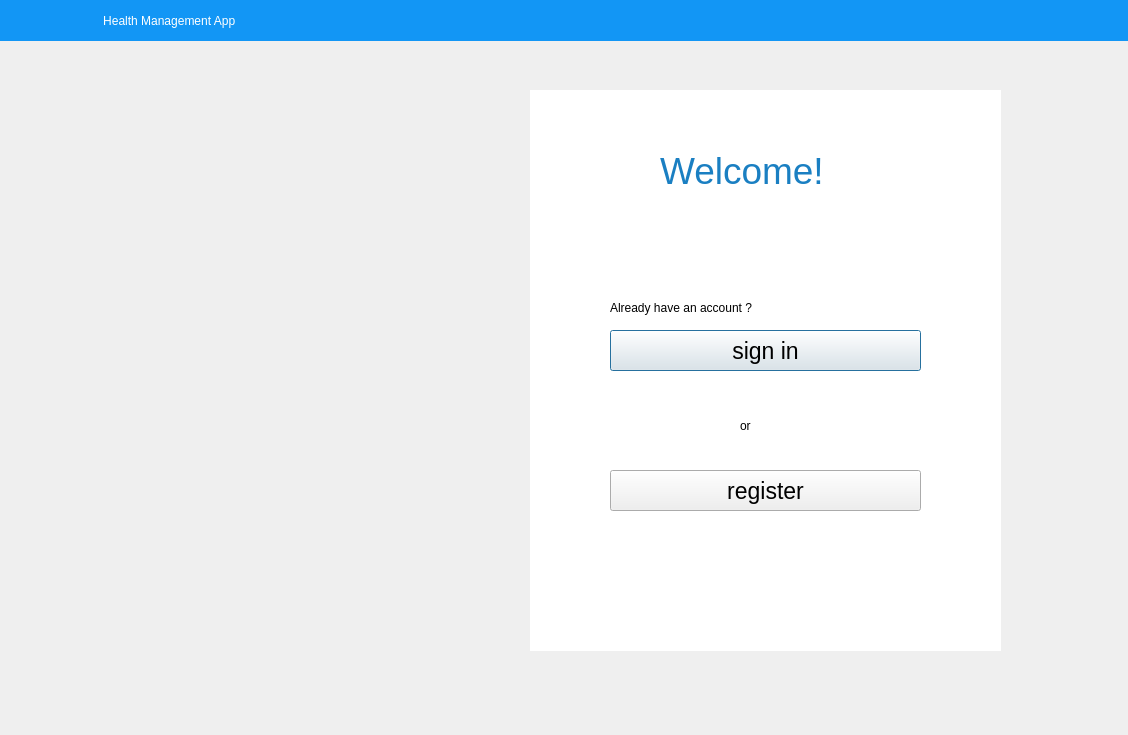
<?xml version="1.0" encoding="UTF-8"?>
<ui version="4.0">
 <class>Dialog</class>
 <widget class="QDialog" name="Dialog">
  <property name="geometry">
   <rect>
    <x>0</x>
    <y>0</y>
    <width>1128</width>
    <height>735</height>
   </rect>
  </property>
  <property name="minimumSize">
   <size>
    <width>1124</width>
    <height>735</height>
   </size>
  </property>
  <property name="windowTitle">
   <string>Dialog</string>
  </property>
  <widget class="QWidget" name="widget" native="true">
   <property name="geometry">
    <rect>
     <x>-10</x>
     <y>-10</y>
     <width>1141</width>
     <height>751</height>
    </rect>
   </property>
   <property name="styleSheet">
    <string notr="true">/*

QWidget#widget{
background-color:qlineargradient(spread:pad, x1:0, y1:0, x2:1, y2:0.994318, stop:0 rgba(0, 61, 101, 255), stop:1 rgba(255, 255, 255, 255))} */

QWidget#widget{
background-color: qlineargradient(spread:pad, x1:0, y1:0, x2:0.652, y2:0.897727, stop:0.243781 rgba(83, 187, 255, 255), stop:1 rgba(255, 179, 249, 255))};</string>
   </property>
   <widget class="QLabel" name="label_2">
    <property name="geometry">
     <rect>
      <x>670</x>
      <y>150</y>
      <width>211</width>
      <height>61</height>
     </rect>
    </property>
    <property name="font">
     <font>
      <family>MS Sans Serif</family>
      <pointsize>28</pointsize>
     </font>
    </property>
    <property name="styleSheet">
     <string notr="true">
color: rgb(26, 127, 194);</string>
    </property>
    <property name="text">
     <string>Welcome!</string>
    </property>
   </widget>
   <widget class="QPushButton" name="pushButton">
    <property name="geometry">
     <rect>
      <x>620</x>
      <y>340</y>
      <width>311</width>
      <height>41</height>
     </rect>
    </property>
    <property name="font">
     <font>
      <family>MS Sans Serif</family>
      <pointsize>17</pointsize>
      <weight>50</weight>
      <bold>false</bold>
     </font>
    </property>
    <property name="autoFillBackground">
     <bool>false</bool>
    </property>
    <property name="styleSheet">
     <string notr="true">

QPushButton {
background-color: rgb(4, 118, 159)
}

QPushButton:hover {
  background-color:rgb(0, 0, 0)
};

color:rgb(255, 255, 255)</string>
    </property>
    <property name="text">
     <string>sign in</string>
    </property>
    <property name="flat">
     <bool>false</bool>
    </property>
   </widget>
   <widget class="QPushButton" name="pushButton_2">
    <property name="geometry">
     <rect>
      <x>620</x>
      <y>480</y>
      <width>311</width>
      <height>41</height>
     </rect>
    </property>
    <property name="font">
     <font>
      <family>MS Sans Serif</family>
      <pointsize>17</pointsize>
     </font>
    </property>
    <property name="styleSheet">
     <string notr="true">

QPushButton {
background-color: rgb(4, 118, 159)
}

QPushButton:hover {
  background-color:rgb(0, 0, 0)
};

color:rgb(255, 255, 255);

</string>
    </property>
    <property name="text">
     <string>register</string>
    </property>
   </widget>
   <widget class="QLabel" name="label_4">
    <property name="geometry">
     <rect>
      <x>620</x>
      <y>310</y>
      <width>231</width>
      <height>16</height>
     </rect>
    </property>
    <property name="text">
     <string>Already have an account ? </string>
    </property>
   </widget>
   <widget class="QLabel" name="label_5">
    <property name="geometry">
     <rect>
      <x>750</x>
      <y>420</y>
      <width>55</width>
      <height>31</height>
     </rect>
    </property>
    <property name="styleSheet">
     <string notr="true">font: 75 10pt &quot;MS Sans Serif&quot;;</string>
    </property>
    <property name="text">
     <string>or</string>
    </property>
   </widget>
   <widget class="QLabel" name="label_6">
    <property name="geometry">
     <rect>
      <x>540</x>
      <y>100</y>
      <width>471</width>
      <height>561</height>
     </rect>
    </property>
    <property name="styleSheet">
     <string notr="true">QLabel#label_6 {
  box-shadow: 10px 10px;
}


QLabel {

background-color: rgb(255, 255, 255);
  box-shadow: 10px 10px;
}</string>
    </property>
    <property name="text">
     <string/>
    </property>
   </widget>
   <widget class="QLabel" name="label_3">
    <property name="geometry">
     <rect>
      <x>150</x>
      <y>100</y>
      <width>391</width>
      <height>561</height>
     </rect>
    </property>
    <property name="styleSheet">
     <string notr="true">background-image: url(:/newPrefix/Premium Vector _ Illustration of yoga girl meditation with sun and clouds.jpg);</string>
    </property>
    <property name="text">
     <string/>
    </property>
    <property name="pixmap">
     <pixmap resource="images.qrc">:/newPrefix/Premium Vector _ Illustration of yoga girl meditation with sun and clouds.jpg</pixmap>
    </property>
    <property name="scaledContents">
     <bool>true</bool>
    </property>
   </widget>
   <widget class="QLabel" name="label">
    <property name="geometry">
     <rect>
      <x>10</x>
      <y>10</y>
      <width>1131</width>
      <height>41</height>
     </rect>
    </property>
    <property name="styleSheet">
     <string notr="true">background-color: rgb(18, 150, 245);

font: 22pt &quot;MS Sans Serif&quot;;

color: rgb(255, 255, 255);</string>
    </property>
    <property name="text">
     <string>                               Health Management App</string>
    </property>
   </widget>
   <zorder>label_6</zorder>
   <zorder>label_2</zorder>
   <zorder>pushButton</zorder>
   <zorder>pushButton_2</zorder>
   <zorder>label_4</zorder>
   <zorder>label_5</zorder>
   <zorder>label_3</zorder>
   <zorder>label</zorder>
  </widget>
 </widget>
 <resources>
  <include location="images.qrc"/>
 </resources>
 <connections/>
</ui>
